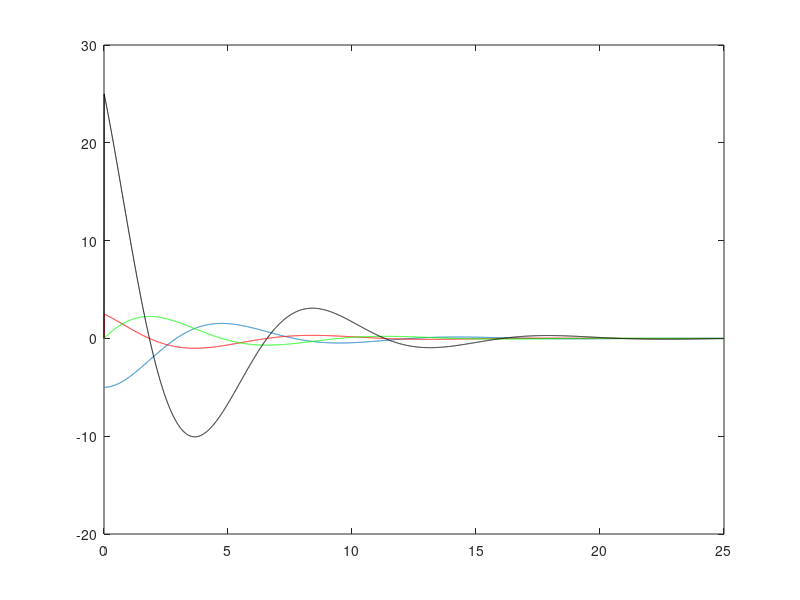

The MATLAB script that drew this image:
clear
clc
close all
m = 10; % massclear
k = 5; % spring constant
c = 5; % damping constant
%F = @(t)(-sin(10*t)); % External exiting force;
F = @(t) (0);
x(1) = -5;
v(1) = 0;
force = 0;
dt = 0.005;
t(1) = 0;

% 100 time steps

for n = 2:5001
    
    t(n) = (n-1)*dt;
    
    if(t(n)<0.2)
           f = 0;
    else
        f = F(n-1*dt);
    end
    
    x(n) = x(n-1) + dt*v(n-1);
    dummy = (f - c*v(n-1) - k*x(n-1))/m ;
    v(n) = v(n-1) + dt*( dummy );
    acc(n) = dummy;
    
    force(n) = m*acc(n);
  
end

plot(t,x);
hold on
plot(t,acc, 'r');
plot(t,v, 'g');
plot(t,force,'k');


